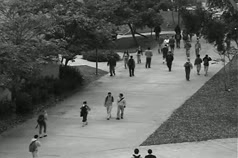
#> input picture frame 50 of Moving Crowd Anomaly/test001.mp4, 238 x 158 px
$ python draw_roi_gui.py
#> lines starting #> are read from the running program, lines starting #| are printed output that depends on the picture
import cv2
import os
import json
import numpy as np

# Global ROI point list
roi_points = []

# ========== CONFIG ==========
VIDEO_PATH = "H:/Projects/Anomaly-Detection-In-CCTV-Footage/Moving Crowd Anomaly/test001.mp4"
FRAME_INDEX = 50
FRAME_SAVE_PATH = "temp_roi_frame.png"
ROI_JSON_PATH = "roi_config/restricted_area.json"

# ========== DRAW ROI FUNCTION ==========
def draw_roi(event, x, y, flags, param):
    global roi_points

    if event == cv2.EVENT_LBUTTONDOWN:
        scale_x, scale_y = param["scale"]
        original_x = int(x / scale_x)
        original_y = int(y / scale_y)
        roi_points.append((original_x, original_y))

# ========== SAVE ROI ==========
def save_roi(path="roi_config/restricted_area.json"):
    os.makedirs(os.path.dirname(path), exist_ok=True)
    with open(path, "w") as f:
        json.dump(roi_points, f)

# ========== STEP 1: Extract Frame ==========
def extract_frame(video_path, frame_index, save_path):
#> called with frame_index = 50, save_path = 'temp_roi_frame.png'
    cap = cv2.VideoCapture(video_path)
    cap.set(cv2.CAP_PROP_POS_FRAMES, frame_index)
    ret, frame = cap.read()
#> frame is the input picture: shape (158, 238, 3); mean B, G, R 94.2, 97.2, 95.2
    cap.release()

    if not ret:
        raise ValueError(f"Failed to extract frame {frame_index} from {video_path}")

    cv2.imwrite(save_path, frame)
    print(f"[✓] Frame {frame_index} saved as {save_path}")
    return frame

# ========== STEP 2: Launch ROI Drawing GUI ==========
def launch_roi_gui(image_path):
#> called with image_path = 'temp_roi_frame.png'
    global roi_points

    img = cv2.imread(image_path)
    clone = img.copy()

    target_width = 960
    aspect_ratio = img.shape[1] / img.shape[0]
#> aspect_ratio = 1.51
    target_height = int(target_width / aspect_ratio)
#> target_height = 637

    scale_x = target_width / img.shape[1]
#> scale_x = 4.03
    scale_y = target_height / img.shape[0]
#> scale_y = 4.03

    cv2.namedWindow("Draw ROI - Click to Add Points")
    cv2.setMouseCallback("Draw ROI - Click to Add Points", draw_roi, param={"scale": (scale_x, scale_y)})

    while True:
        temp = clone.copy()
        for point in roi_points:
            cv2.circle(temp, point, 5, (0, 0, 255), -1)
        if len(roi_points) > 1:
            cv2.polylines(temp, [np.array(roi_points)], isClosed=True, color=(255, 0, 0), thickness=2)


        # cv2.imshow("Draw ROI - Click to Add Points", temp)
        display = cv2.resize(temp, (target_width, target_height))
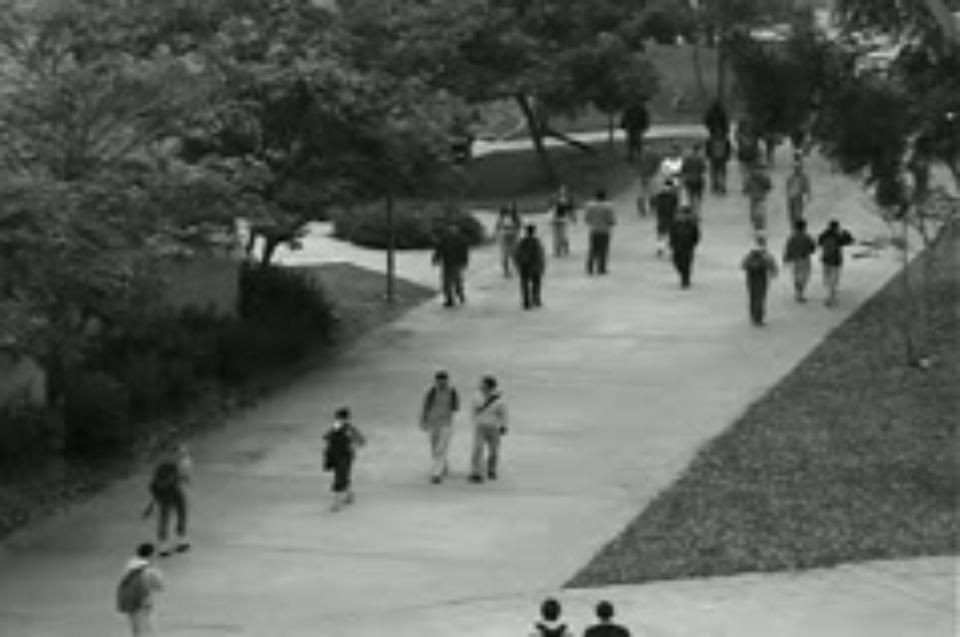
#> display: shape (637, 960, 3); mean B, G, R 94.1, 97.1, 95.1
        cv2.imshow("Draw ROI - Click to Add Points", display)

        key = cv2.waitKey(1) & 0xFF
#> (key q is pressed here)

        if key == ord("s"):
            save_roi(ROI_JSON_PATH)
            print(f"[✓] ROI saved to {ROI_JSON_PATH}")
            break
        elif key == ord("q"):
            print("[x] ROI drawing canceled.")
            break

    cv2.destroyAllWindows()

# ========== MAIN ==========
if __name__ == "__main__":
    frame = extract_frame(VIDEO_PATH, FRAME_INDEX, FRAME_SAVE_PATH)
    launch_roi_gui(FRAME_SAVE_PATH)
